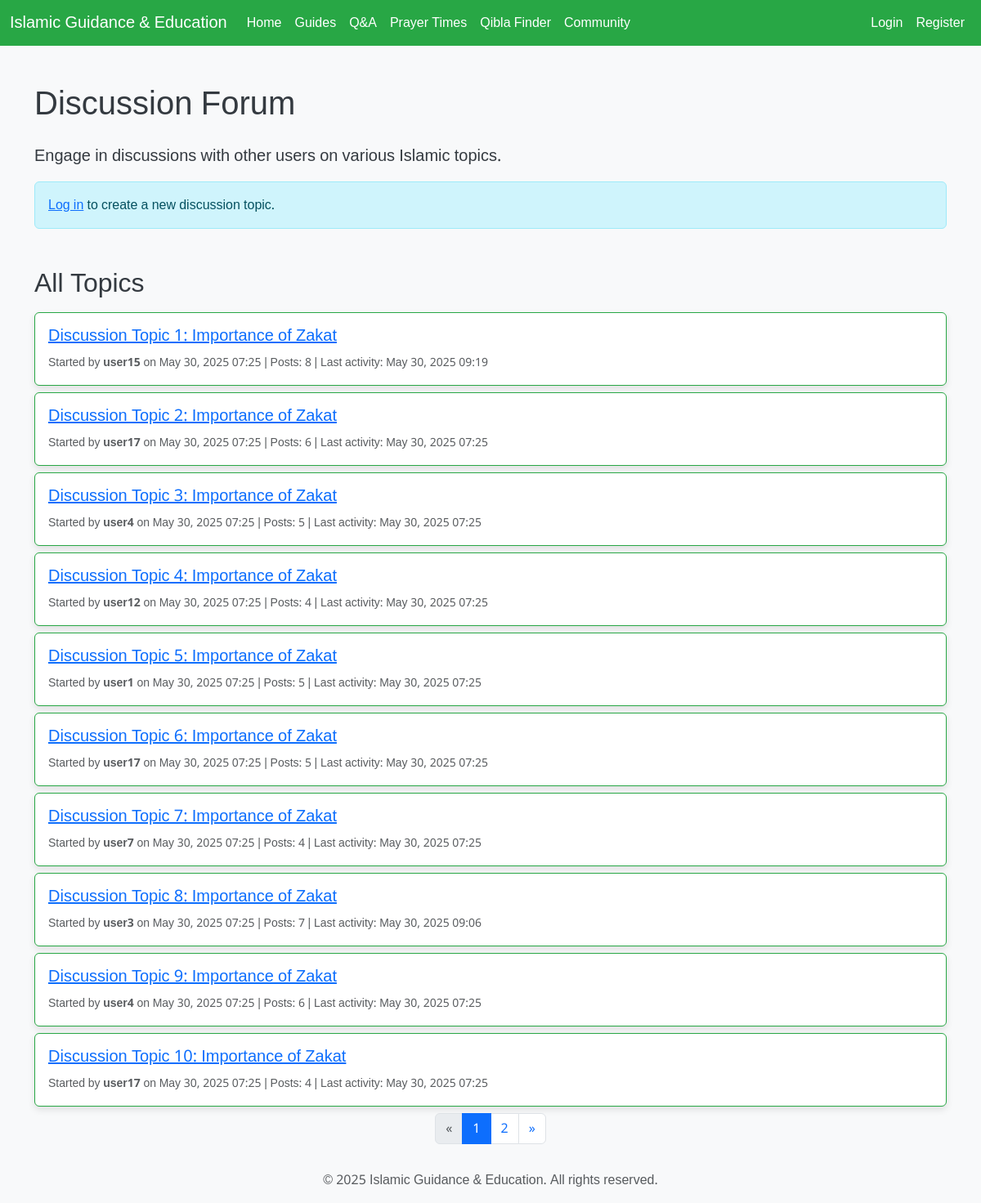
/index.php?route=community, run on an earlier commit of the app's database.
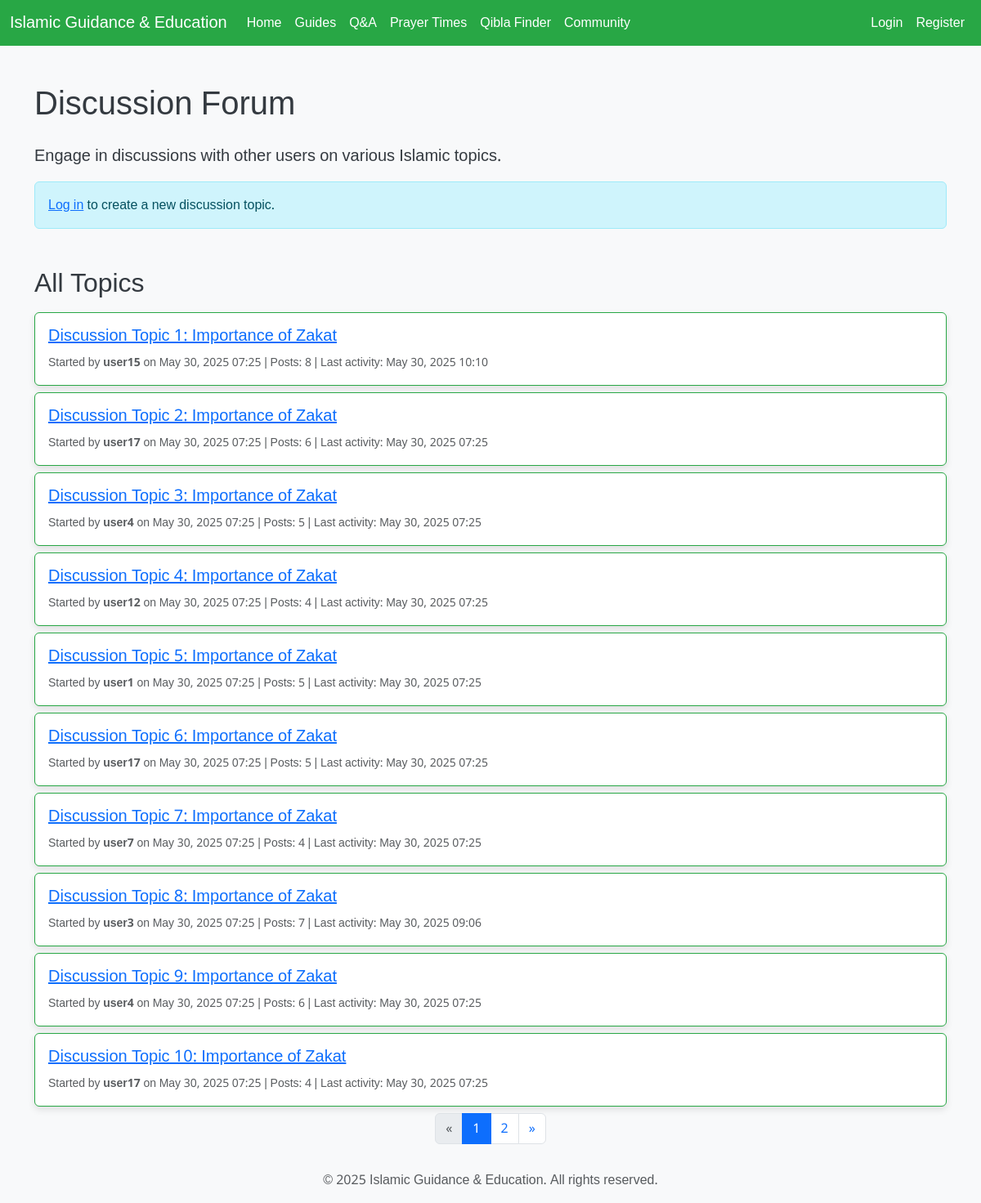
And on a later commit of the database.
### tables this page shows
CREATE TABLE forum_topics (
    topic_id INTEGER PRIMARY KEY AUTOINCREMENT,
    user_id INTEGER NOT NULL,
    title TEXT NOT NULL,
    created_at DATETIME DEFAULT CURRENT_TIMESTAMP,
    last_post_at DATETIME DEFAULT CURRENT_TIMESTAMP,
    FOREIGN KEY (user_id) REFERENCES users(user_id)
);

CREATE TABLE users (
    user_id INTEGER PRIMARY KEY AUTOINCREMENT,
    username TEXT NOT NULL UNIQUE,
    email TEXT NOT NULL UNIQUE,
    password_hash TEXT NOT NULL,
    role_id INTEGER NOT NULL,
    created_at DATETIME DEFAULT CURRENT_TIMESTAMP,
    FOREIGN KEY (role_id) REFERENCES roles(role_id)
);

### views/community.php (the view, shortened to what this page needs)
<div class="container mt-5">
    <h1 class="mb-4">Discussion Forum</h1>
    <p class="lead">Engage in discussions with other users on various Islamic topics.</p>
    <?php if (is_logged_in()): ?>
        <div class="card mb-4">
            <div class="card-header">Create New Topic</div>
            <div class="card-body">
                <form action="api.php?action=create_topic" method="POST">
                    <input type="hidden" name="csrf_token" value="<?php echo generate_csrf_token(); ?>">
                    <div class="mb-3">
                        <label for="topic_title" class="form-label">Topic Title</label>
                        <input type="text" class="form-control" id="topic_title" name="topic_title" required>
                    </div>
                    <div class="mb-3">
                        <label for="first_post_content" class="form-label">First Post Content</label>
                        <textarea class="form-control" id="first_post_content" name="first_post_content" rows="4" required></textarea>
                    </div>
                    <button type="submit" class="btn btn-primary">Create Topic</button>
                </form>
            </div>
        </div>
    <?php else: ?>
        <div class="alert alert-info" role="alert">
            <a href="index.php?route=login">Log in</a> to create a new discussion topic.
        </div>
    <?php endif; ?>
    <h2 class="mt-5 mb-3">All Topics</h2>
    <div id="forum-topics-list">
        <?php
        $items_per_page = 10;
        $current_page = isset($_GET['page']) ? (int)$_GET['page'] : 1;
        $offset = ($current_page - 1) * $items_per_page;
        $total_community_posts = get_total_community_posts_count();
        $topics = get_paginated_community_posts($items_per_page, $offset);
        $total_pages = ceil($total_community_posts / $items_per_page);
        if ($topics):
            foreach ($topics as $topic):
                $pdo = get_db_connection();
                $stmt_topic_author = $pdo->prepare("SELECT username FROM users WHERE user_id = :user_id");
                $stmt_topic_author->bindParam(':user_id', $topic['user_id'], PDO::PARAM_INT);
                $stmt_topic_author->execute();
                $author_username = $stmt_topic_author->fetchColumn();
                $stmt_post_count = $pdo->prepare("SELECT COUNT(*) FROM forum_posts WHERE topic_id = :topic_id");
                $stmt_post_count->bindParam(':topic_id', $topic['topic_id'], PDO::PARAM_INT);
                $stmt_post_count->execute();
                $post_count = $stmt_post_count->fetchColumn();
        ?>
                <div class="card mb-2">
                    <div class="card-body">
                        <h5 class="card-title"><a href="index.php?route=forum_topic&id=<?php echo htmlspecialchars($topic['topic_id']); ?>"><?php echo htmlspecialchars($topic['title']); ?></a></h5>
                        <p class="card-text">
                            <small class="text-muted">
                                Started by <strong><?php echo htmlspecialchars($author_username); ?></strong> on <?php echo date('M d, Y H:i', strtotime($topic['created_at'])); ?>
                                | Posts: <?php echo htmlspecialchars($post_count); ?>
                                | Last activity: <?php echo date('M d, Y H:i', strtotime($topic['last_post_at'])); ?>
                            </small>
                        </p>
                    </div>
                </div>
        <?php
            endforeach;
        else:
        ?>
            <div class="alert alert-info" role="alert">
                No discussion topics yet. Be the first to <a href="index.php?route=community">create one</a>!
            </div>
        <?php endif; ?>
    </div>
    <nav aria-label="Page navigation">
        <ul class="pagination justify-content-center">
            <li class="page-item <?php echo ($current_page <= 1) ? 'disabled' : ''; ?>">
                <a class="page-link" href="?route=community&page=<?php echo $current_page - 1; ?>" aria-label="Previous">
                    <span aria-hidden="true">&laquo;</span>
                </a>
            </li>
            <?php for ($i = 1; $i <= $total_pages; $i++): ?>
                <li class="page-item <?php echo ($current_page == $i) ? 'active' : ''; ?>">
                    <a class="page-link" href="?route=community&page=<?php echo $i; ?>"><?php echo $i; ?></a>
                </li>
            <?php endfor; ?>
            <li class="page-item <?php echo ($current_page >= $total_pages) ? 'disabled' : ''; ?>">
                <a class="page-link" href="?route=community&page=<?php echo $current_page + 1; ?>" aria-label="Next">
                    <span aria-hidden="true">&raquo;</span>
                </a>
            </li>
        </ul>
    </nav>
</div>

What changed in the data, as far as the page shows it:
changed forum_topics "Discussion Topic 1: Importance of Zakat": last_post_at "May 30, 2025 09:19" → "May 30, 2025 10:10"
